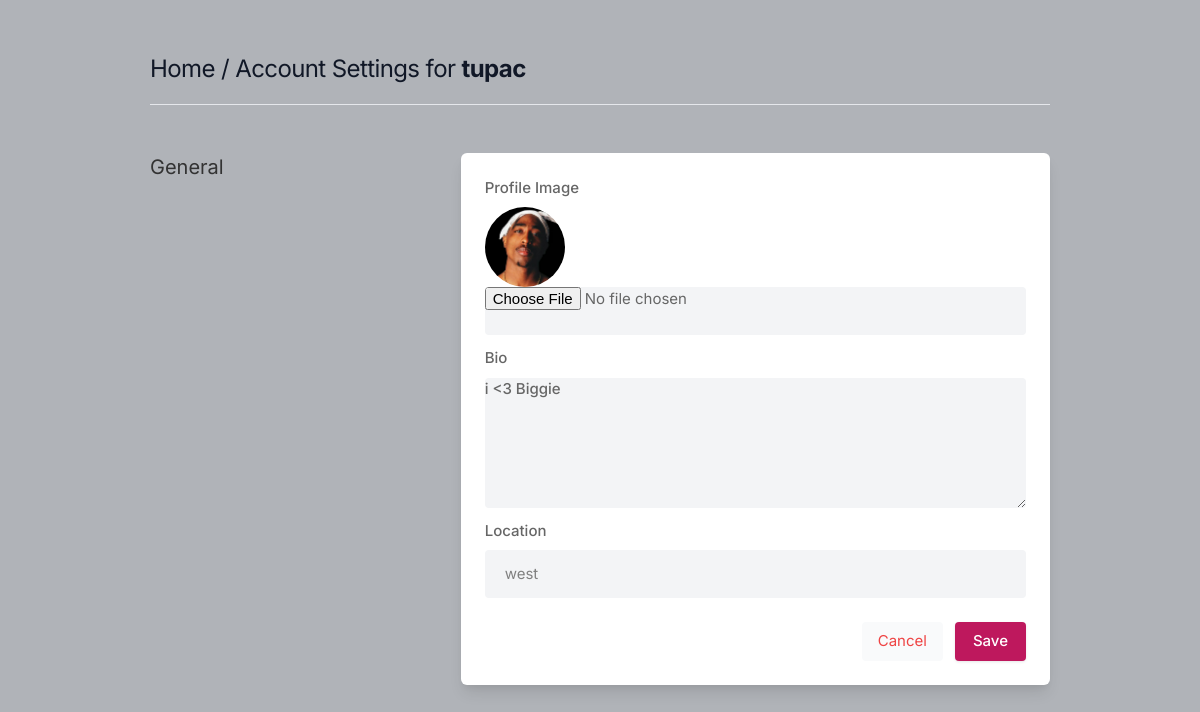
Page /settings (signed in) on the committed database.
### core/models.py (models this page shows, shortened)
class Profile(models.Model):
    user = models.ForeignKey(User, on_delete=models.CASCADE)
    id_user = models.IntegerField()
    bio = models.TextField(max_length=500, blank=True)
    profileimg = models.ImageField(upload_to='profile_images', default='blank_picture.png')
    location = models.CharField(max_length=100, blank=True)

### core/views.py (the view, shortened to what this page needs)
# urls.py: path('settings', views.settings , name='settings'),
@login_required(login_url='signin')
def settings(request):
    user_profile = Profile.objects.get(user=request.user)
    context = {'user_profile':user_profile}
    return render(request, 'setting.html', context)

### templates/setting.html (shortened to what this page needs)
{% load static %}
<!DOCTYPE html>
<html lang="en">
<head>
    <link rel="stylesheet" href="{% static 'assets/css/icons.css' %}">
    <link rel="stylesheet" href="{% static 'assets/css/uikit.css' %}">
    <link rel="stylesheet" href="{% static 'assets/css/style.css' %}">
    <link rel="stylesheet" href="{% static 'assets/css/tailwind.css' %}">
</head>
<body>
            <div class="container m-auto">
                <h1 class="text-2xl leading-none text-gray-900 tracking-tight mt-3"> <a href="{% url 'index' %}" > Home </a>/ Account Settings  for <b>{{user.username}}</b>  </h1>
                <br>
                <hr>
                <div class="grid lg:grid-cols-3 mt-12 gap-8">
                    <div>
                        <h3 class="text-xl mb-2"> General</h3>
                    </div>
                    <div class="bg-white rounded-md lg:shadow-lg shadow col-span-2">
                    <form action='' method='POST' enctype='multipart/form-data'>
                       <div class="grid grid-cols-2 gap-3 lg:p-6 p-4">
                            <div class="col-span-2">
                                <label for="">Profile Image</label>
                                <img src="{{user_profile.profileimg.url}}" alt="" class="w-20 h-20 rounded-full">
                                <input type="file" value = {{user_profile.profileimg}} name='image' placeholder="" class="shadow-none bg-gray-100">
                            </div>
                            <div class="col-span-2">
                                <label for="about">Bio</label>
                                <textarea id="about" name="bio" rows="3"  class="shadow-none bg-gray-100">{{user_profile.bio}}</textarea>
                            </div>
                            <div class="col-span-2">
                                <label for=""> Location</label>
                                <input type="text" name='location' value= {{user_profile.location}} placeholder="" class="shadow-none bg-gray-100">
                            </div>
                       </div>
                       <div class="bg-gray-10 p-6 pt-0 flex justify-end space-x-3">
                           <button class="p-2 px-4 rounded bg-gray-50 text-red-500"> <a href="{% url 'index' %}" >Cancel</a> </button>
                           <button type="submit" class="button bg-blue-700"> Save </button>
                       </div>
                    </form>
                    </div>
                    </div>
                    <br>
                </div>
</body>
</html>

### static/assets/css/style.css (style rules this page uses)
body { background-color: #B0B3B8!important; }
button { vertical-align: middle; }
span.button, button.button { background-color: #be185d; top: 0; color: #fff; position: relative; padding: 8px 18px; line-height: 22px; position: relative; font-weight: 500; font-size: 15px; display: inline-block; -webkit-transition: all 0.2s ease-in-out; transition: all 0.2s ease-in-out; cursor: pointer; overflow: hidden; border: none; border-radius: 4px; -webkit-box-shadow: 0 1px 3px rgba(0, 0, 0, 0.1); box-shadow: 0 1px 3px rgba(0, 0, 0, 0.1); }
input { height: 48px; line-height: 48px; padding: 0 20px; outline: none; font-size: 15px; color: #808080; max-width: 100%; width: 100%; -webkit-box-sizing: border-box; box-sizing: border-box; display: block; font-weight: 400; opacity: 1; border-radius: 4px; border: none; -webkit-box-shadow: 0 1px 4px 0px rgba(0, 0, 0, 0.12); box-shadow: 0 1px 4px 0px rgba(0, 0, 0, 0.12); }
input[type="text"], input[type="password"], input[type="email"], input[type="number"] { height: 48px; line-height: 48px; padding: 0 20px; outline: none; font-size: 15px; color: #808080; max-width: 100%; width: 100%; -webkit-box-sizing: border-box; box-sizing: border-box; display: block; font-weight: 400; opacity: 1; border-radius: 4px; border: none; -webkit-box-shadow: 0 1px 4px 0px rgba(0, 0, 0, 0.12); box-shadow: 0 1px 4px 0px rgba(0, 0, 0, 0.12); }
textarea { height: 48px; line-height: 48px; padding: 0 20px; outline: none; font-size: 15px; color: #808080; margin: 0 0 16px 0; max-width: 100%; width: 100%; -webkit-box-sizing: border-box; box-sizing: border-box; display: block; background-color: #fff; font-weight: 500; opacity: 1; border-radius: 4px; border: none; -webkit-box-shadow: 0 1px 4px 0px rgba(0, 0, 0, 0.12); box-shadow: 0 1px 4px 0px rgba(0, 0, 0, 0.12); }
input { -webkit-transition: all 0.1s ease-in-out; transition: all 0.1s ease-in-out; }
::placeholder { color: #808080; opacity: 1; }
textarea { height: auto; line-height: 27px; padding: 20px; min-height: 130px; -webkit-transition: none !important; transition: none !important; min-width: 100%; }
label, legend { display: block; font-weight: bold; font-size: 15px; font-weight: 500; margin-bottom: 8px; }
button { border: none; margin: 0; padding: 0; width: auto; overflow: visible; background: transparent; color: inherit; font: inherit; line-height: normal; cursor: pointer; }
a { color: #be185d; -webkit-transition: 0.3s; transition: 0.3s; outline: none !important; }
button { outline: none !important; }
img { max-width: 100%; }
body { color: #666; font-size: 15px; line-height: 27px; background-color: #f0f2f5; font-family: "Inter", sans-serif; text-transform: none; }
h1, h2, h3, h4, h5, h6 { font-family: "Inter", sans-serif; text-transform: none; }
input[type="text"], input[type="password"], input[type="email"] { font-family: "Inter", sans-serif; text-transform: none; }
textarea, select { font-family: "Inter", sans-serif; text-transform: none; }
button, body .pac-container { font-family: "Inter", sans-serif; text-transform: none; }
h1, h2, h3, h4, h5, h6 { color: #333; font-weight: 500; margin: 0; padding: 0; }
h1 { font-size: 32px; }
h3 { font-size: 22px; }
b, strong { font-weight: 700 !important; }
@media (min-width: 1024px) { .container { max-width: 900px !important; padding-top: 45px; } }
.shadow-none { -webkit-box-shadow: none !important; box-shadow: none !important; }

### rows in the picture
Profile: profileimg (picture), bio "i <3 Biggie"

### other values in the picture
{{ user.username }} "tupac"
